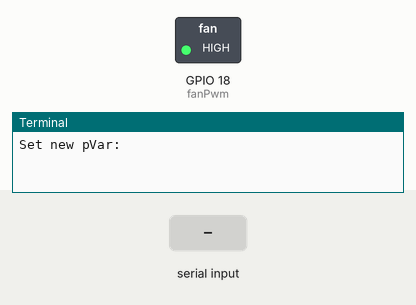
Recording of a program running on a simulated Raspberry Pi (BCM pin numbers). Parts: switched loads named in the program (green lamp = pin HIGH), the last lines printed to the terminal. The inputs (shaded band) are chosen by the test bench. At 2.8 s the program stops and its outputs stay as they are.

Above: at 1.2 s.
1.3 s: "90" typed at the terminal, then Enter
At 1.9 s:
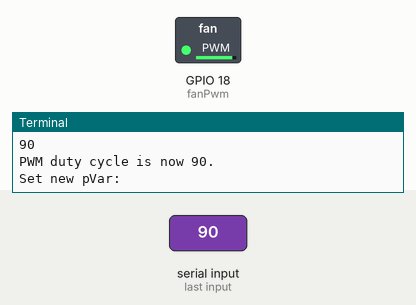
2.8 s: "0" typed at the terminal, then Enter
At 3.1 s:
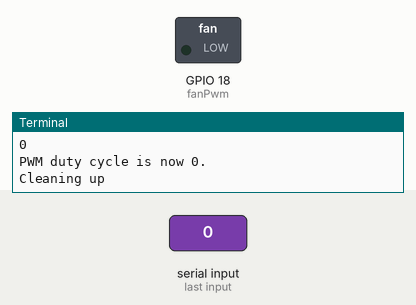
Timing chart, 0 to 4.3 s (numbered marks = the images above; inputs shaded):
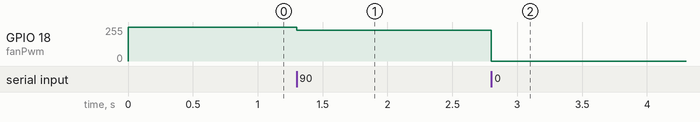

Measured:
- after the input at 1.3 s, GPIO 18 (fanPwm): 255/255 → 230/255 at once
- after the input at 2.8 s, GPIO 18 (fanPwm): 230/255 → 0/255 at once

The program:

pwm.py
```python
#!/usr/bin/env python3
# import time,os,logging,signal,sys,argparse,pickle
import time,argparse
from time import sleep
import RPi.GPIO as GPIO

parserPWM = argparse.ArgumentParser()
parserPWM.add_argument("-d", "--debug", help="Turn on debugging output to log file.", action="store_true")
parserPWM.add_argument("-p", "--pwm", help="Set the PWM dutycycle.", action="store")

argsPWM = parserPWM.parse_args()

if argsPWM.pwm:
    pVar = int(argsPWM.pwm)
    # logging.debug("PWM set to : " + str(pVar))
    print("PWM set to: " + str(pVar))
else:
    pVar = 100

GPIO.setwarnings(False)
GPIO.setmode(GPIO.BCM)
# GPIO 23 set up as input. It is pulled up to stop false signals
#GPIO.setup(23, GPIO.IN, pull_up_down=GPIO.PUD_UP)
GPIO.setup(18, GPIO.OUT)  # Set GPIO pin 18 to output mode.
fanPwm = GPIO.PWM(18, 100)   # Initialize PWM on fanPwm @ specified frequency in hz
fanPwm.start(pVar)

while pVar > 0:
    print('Set new pVar: ')
    pVar = int(input())
    fanPwm.ChangeDutyCycle(pVar)
    print('PWM duty cycle is now ' + str(pVar) + '.')

print("Cleaning up")
GPIO.cleanup()
```
